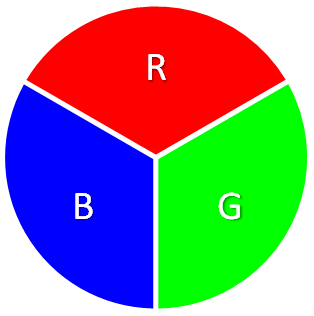
#> input picture Intermidiate/Bp_dip/images/rgb01.png, 314 x 316 px
$ python Question_4.py
#> lines starting #> are read from the running program, lines starting #| are printed output that depends on the picture
# Write a program to perform color separation into R, G, and B from an color image.


import cv2 as c

img = c.imread('images/rgb01.png')
#> img is the input picture: shape (316, 314, 3); mean B, G, R 137.2, 137.5, 137.5

b, g, r = c.split(img)
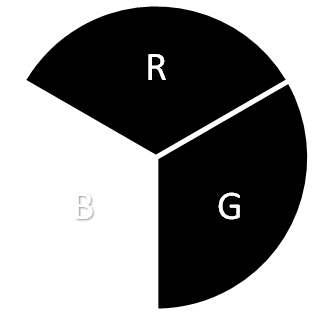
#> b: shape (316, 314); min 0, max 255, mean 137.2
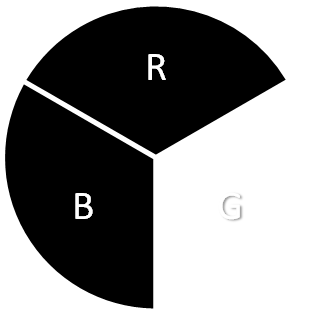
#> g: shape (316, 314); min 0, max 255, mean 137.5
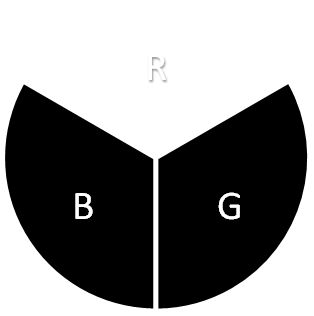
#> r: shape (316, 314); min 0, max 255, mean 137.5

i1=c.imshow('blue Image',b)

i2=c.imshow('green Image',g)

i3=c.imshow('red Image',r)

c.imshow('Original',img)
c.waitKey(0)
c.destroyAllWindows()

$ run again, with Intermidiate/Bp_dip/images/rgb.webp saved as Intermidiate/Bp_dip/images/rgb01.png
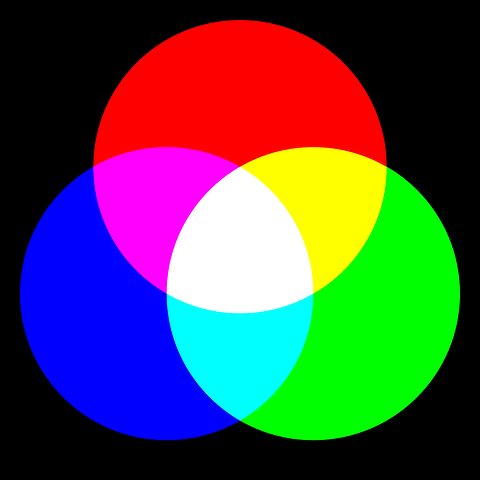
#> input picture Intermidiate/Bp_dip/images/rgb.webp, 480 x 480 px
#> img is the input picture: shape (480, 480, 3); mean B, G, R 74.7, 74.7, 74.8
#> `b, g, r = c.split(img)`:
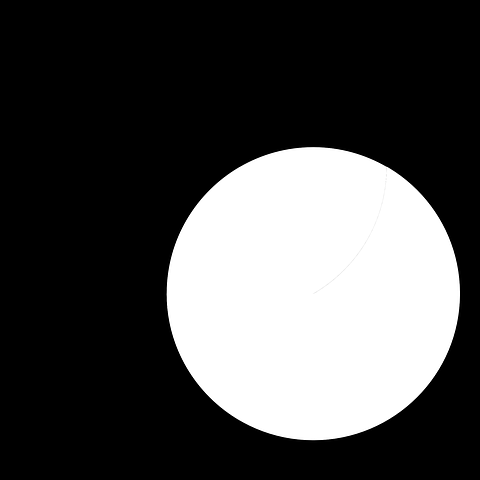
#> g: shape (480, 480); min 0, max 255, mean 74.7
#> `b, g, r = c.split(img)`:
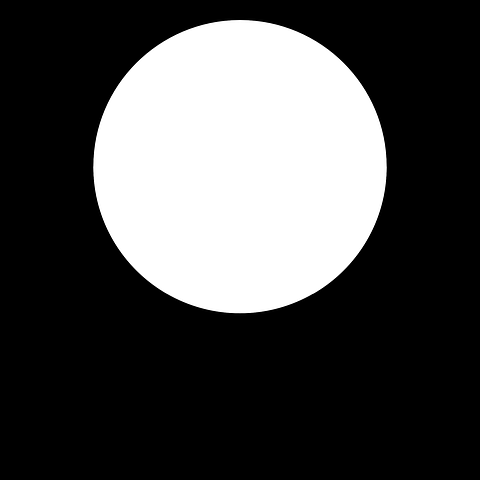
#> r: shape (480, 480); min 0, max 255, mean 74.8
